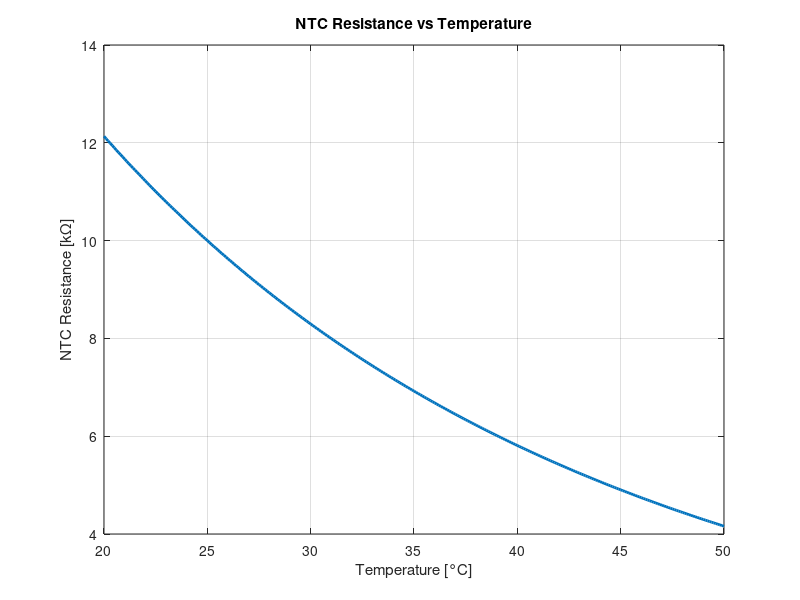
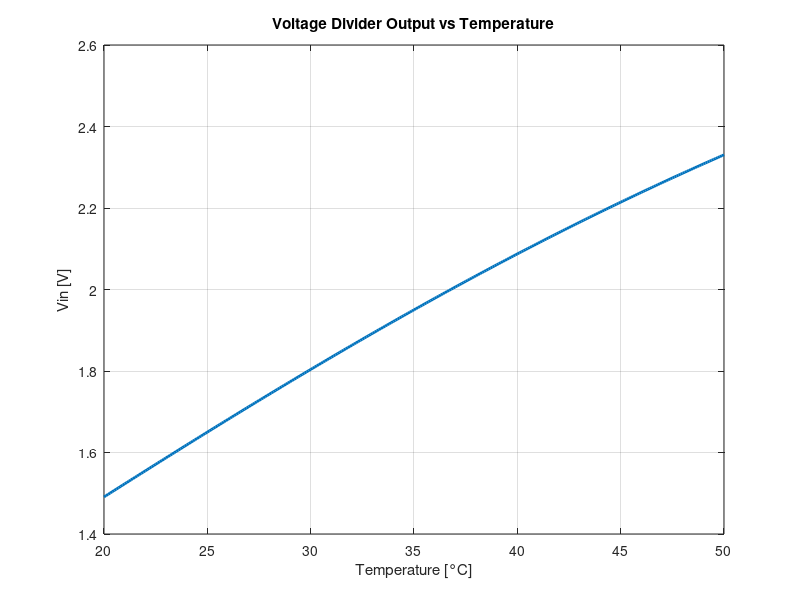
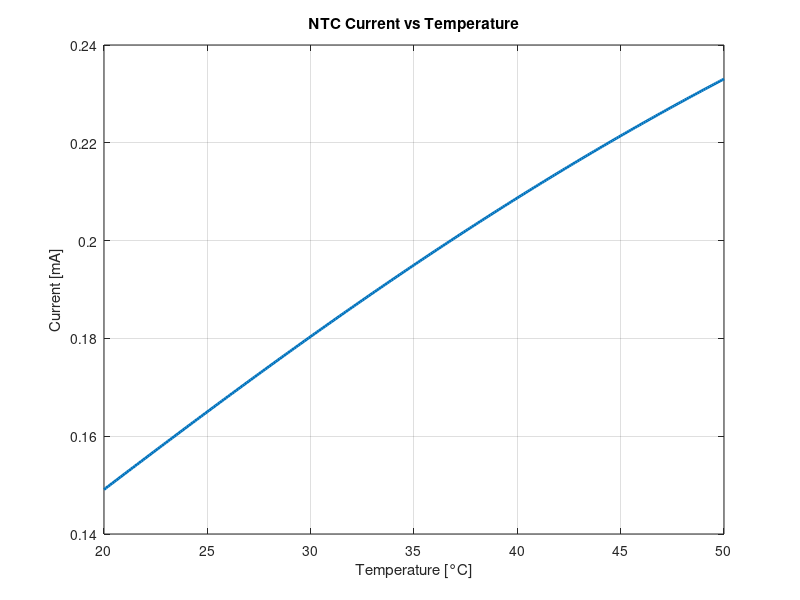

MATLAB code to generate these figures, in order:
%[text] EMS LAB 1
clear;
clc;
close all;

%[text] 1\. NTC PARAMETERS
R0   = 10000;
beta = 3380;
T0   = 25;

Tmin = 20;
Tmax = 50;

Vdd = 3.3;

%[text] 2\. TEMPERATURE
T0K = T0 + 273.15;

T = Tmin:0.1:Tmax;      % Temperature vector, step = 0.1 °C
TK = T + 273.15;


%[text] 3\. NTC MODEL
Rntc = R0 .* exp(beta .* (1./TK - 1/T0K));


% For an NTC:
% Tmin -> maximum resistance
% Tmax -> minimum resistance
Rmax = Rntc(1);         % First value corresponds to Tmin
Rmin = Rntc(end);       % Last value corresponds to Tmax

%[text] 4\. DIMENSION R1
%R1 = sqrt(Rmax * Rmin);

R1 = 10000;

fprintf('R1 ideal = %.2f kOhm\n', R1/1000);

%[text] 5\. VOLTAGE DIVIDER
%
%       Vdd
%        |
%       NTC
%        |
%        +------ Vin
%        |
%        R1
%        |
%       GND

Vin = Vdd .* R1 ./ (Rntc + R1);


fprintf('\n--- Vin ---\n');

fprintf('Vin min = %.3f V\n', min(Vin));
fprintf('Vin max = %.3f V\n', max(Vin));

%[text] 6\. CURRENT
I = Vdd ./ (R1 + Rntc);


fprintf('\n--- Current ---\n');
fprintf('I max = %.3f mA\n', max(I)*1000);

%[text] 7\. NTC POWER
Pntc = I.^2 .* Rntc;


fprintf('\n--- NTC Power ---\n');

fprintf('P max = %.3f mW\n', max(Pntc)*1000);

%[text] 8\. GRAPHS
figure;

plot(T,Rntc/1000,'LineWidth',2);

grid on;

xlabel('Temperature [°C]');
ylabel('NTC Resistance [k\Omega]');
title('NTC Resistance vs Temperature');


figure;

plot(T,Vin,'LineWidth',2);

grid on;

xlabel('Temperature [°C]');
ylabel('Vin [V]');
title('Voltage Divider Output vs Temperature');


figure;

plot(T,I*1000,'LineWidth',2);

grid on;

xlabel('Temperature [°C]');
ylabel('Current [mA]');
title('NTC Current vs Temperature');

%[appendix]{"version":"1.0"}
%---
%[metadata:view]
%   data: {"layout":"onright","rightPanelPercent":40}
%---
